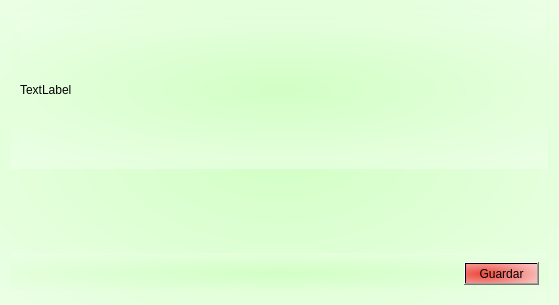
<?xml version="1.0" encoding="UTF-8"?>
<ui version="4.0">
 <class>Certificado</class>
 <widget class="QWidget" name="Certificado">
  <property name="windowModality">
   <enum>Qt::WindowModal</enum>
  </property>
  <property name="geometry">
   <rect>
    <x>0</x>
    <y>0</y>
    <width>559</width>
    <height>305</height>
   </rect>
  </property>
  <property name="minimumSize">
   <size>
    <width>500</width>
    <height>300</height>
   </size>
  </property>
  <property name="maximumSize">
   <size>
    <width>16777215</width>
    <height>16777215</height>
   </size>
  </property>
  <property name="windowTitle">
   <string>Form</string>
  </property>
  <property name="styleSheet">
   <string notr="true">background-color: qradialgradient(spread:pad, cx:0.477227, cy:0.392, radius:1.271, fx:0.477227, fy:0.387, stop:0 rgba(104, 206, 245, 248), stop:1 rgba(255, 255, 255, 255));
background-color: qradialgradient(spread:pad, cx:0.5, cy:0.5, radius:1.271, fx:0.5, fy:0.5, stop:0 rgba(210, 255, 197, 255), stop:1 rgba(255, 255, 255, 255));</string>
  </property>
  <layout class="QVBoxLayout" name="verticalLayout_3">
   <item>
    <widget class="QWidget" name="widget_2" native="true">
     <layout class="QVBoxLayout" name="verticalLayout">
      <item>
       <widget class="QLabel" name="outCertificado">
        <property name="minimumSize">
         <size>
          <width>523</width>
          <height>140</height>
         </size>
        </property>
        <property name="text">
         <string>TextLabel</string>
        </property>
       </widget>
      </item>
     </layout>
    </widget>
   </item>
   <item>
    <spacer name="verticalSpacer">
     <property name="orientation">
      <enum>Qt::Vertical</enum>
     </property>
     <property name="sizeHint" stdset="0">
      <size>
       <width>20</width>
       <height>40</height>
      </size>
     </property>
    </spacer>
   </item>
   <item>
    <widget class="QWidget" name="widget" native="true">
     <layout class="QHBoxLayout" name="horizontalLayout">
      <item>
       <spacer name="horizontalSpacer">
        <property name="orientation">
         <enum>Qt::Horizontal</enum>
        </property>
        <property name="sizeHint" stdset="0">
         <size>
          <width>40</width>
          <height>20</height>
         </size>
        </property>
       </spacer>
      </item>
      <item>
       <widget class="QPushButton" name="cmdGuardar">
        <property name="styleSheet">
         <string notr="true">background-color: qradialgradient(spread:reflect, cx:0.239, cy:0.528273, radius:1.271, fx:0.233, fy:0.522727, stop:0 rgba(236, 61, 52, 241), stop:1 rgba(255, 255, 255, 255));</string>
        </property>
        <property name="text">
         <string>Guardar</string>
        </property>
       </widget>
      </item>
     </layout>
    </widget>
   </item>
  </layout>
 </widget>
 <resources/>
 <connections/>
</ui>
